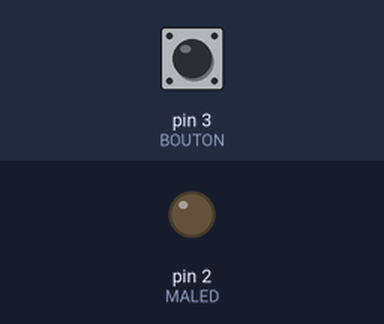
Bench run of a sketch on a simulated Arduino Uno, built with avr-gcc and run on an emulated ATmega328P. On the bench: output pins drawn as LEDs (lit = HIGH). The inputs (shaded band) are chosen by the test bench; at power-on: pin 3 (BOUTON) HIGH.

Above: at 1.2 s.
1.3 s: pin 3 (BOUTON) pulled LOW for 0.15 s
At 1.6 s:
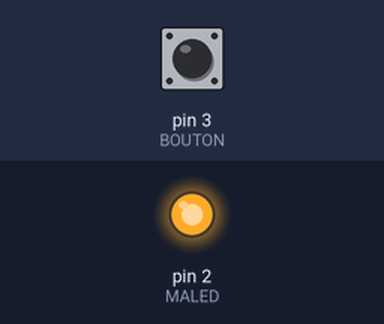
2.9 s: pin 3 (BOUTON) pulled LOW for 1 s
At 4.0 s:
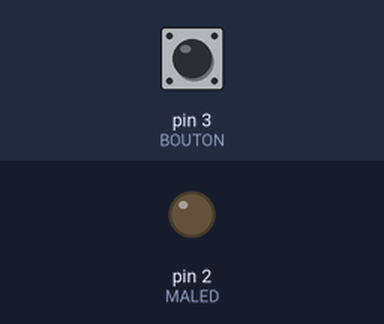
5.4 s: pin 3 (BOUTON) pulled LOW for 3.2 s
At 5.9 s:
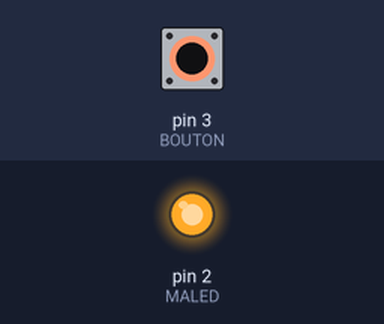
Timing chart, 0 to 8.4 s (numbered marks = the images above; inputs shaded):
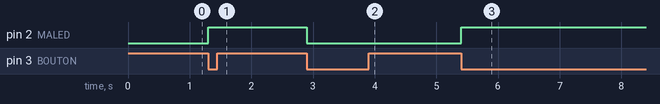

The sketch:

HS09_rebonds_int.ino
```cpp
#define MALED  2
#define BOUTON 3

void interruption() {
  digitalWrite(MALED, !digitalRead(MALED));
}

void setup() {
  pinMode(MALED,OUTPUT);
  pinMode(BOUTON,INPUT_PULLUP);
  attachInterrupt(digitalPinToInterrupt(BOUTON), interruption,FALLING);
}

void loop() {
  delay(1000);
}
```

Measured:
- after the input at 1.3 s, pin 2 (MALED): LOW → HIGH at once
- after the input at 2.9 s, pin 2 (MALED): HIGH → LOW at once
- after the input at 5.4 s, pin 2 (MALED): LOW → HIGH at once
